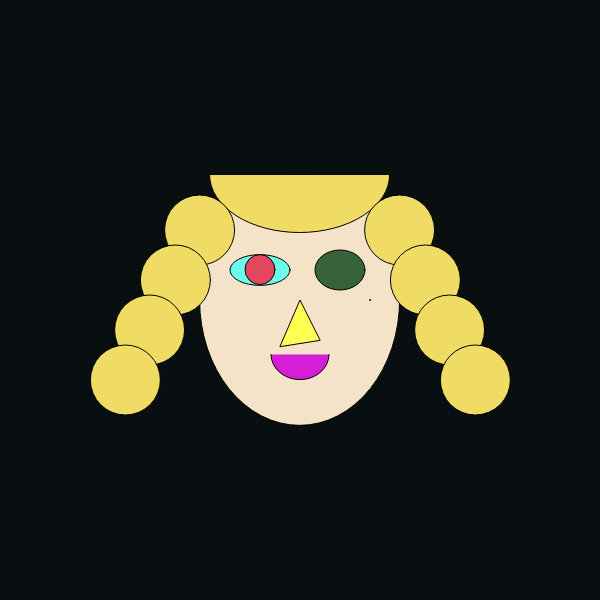
Frame 1 (no input)
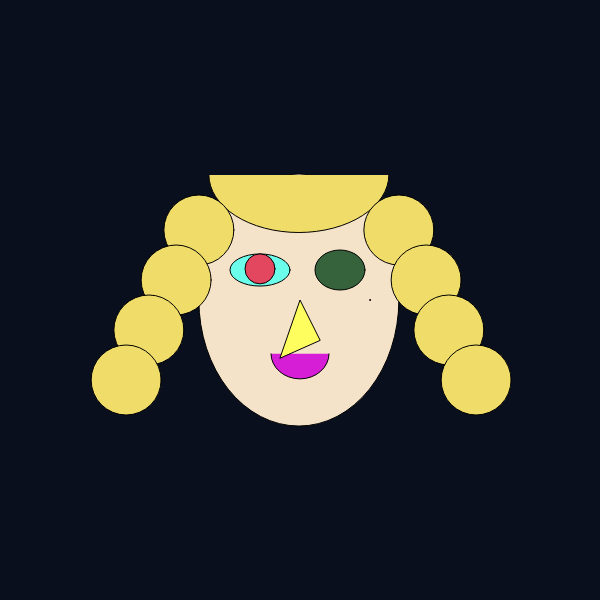
Frame 60 (no input)
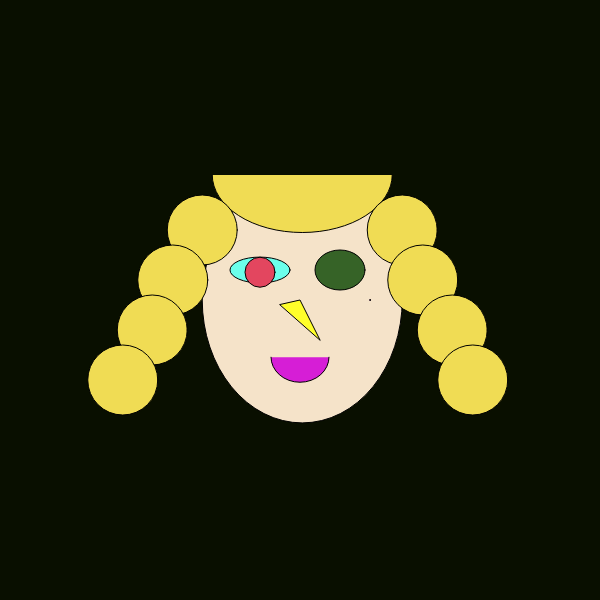
Frame 120 (the mouse pressed at the canvas centre since frame 60)

The p5.js sketch that drew these frames (run headless with seeded random() and noise() and a simulated clock; from frame 60 on, the mouse is pressed at the canvas centre):

// p5.js sketch
// ── sketch.js
//Farem moviment repetitiu gràcies als sinus i cosinus que produiran canvis de colors repetitus o moviments repetitius de la boca, els ulls, tota la cara, les pupil·les, etc.
//Crearem unes variables: canvipetit que canbiarà de -8 a +8, canvimitja que canbiarà de -15 a +15, canvigran que canbiarà de -50 a +50, canvimoltgran que canbiarà de -127 a +127
function setup() {
  createCanvas(600, 600);//aria de dibuix
}

function draw() {

let canvipetit=sin(frameCount*0.05)*8;
let canvimitja=sin(frameCount*0.05)*15;
let canvigran=sin(frameCount*0.05)*50;
let canvimoltgran=sin(frameCount*0.05)*127;
print(canvipetit)
  
 background(9, 15, 11+canvimoltgran);//color fondo //fons de la pantalla, gris si te un numero ENTRE 0 i 255 es negre i 255 es blanc i qualsevol nomero entre 0 i 255 sera gris .Si tenim 3 numero el primer numero es vermell o R(red),el segon numeros es la verdor o G de (green)i el tercer numero es la blavo o B de (blue).Si els colors RGB permetan comstruir setze milions de colors diferens (255x255x255)
  fill(245, 227, 201);//color cara
  ellipse(300-canvipetit,300,200,250+canvimitja);//cara
  fill(107, 255, 235);//color cara
  ellipse(260,270,60,30+canvimitja);//ojo1
  fill(227, 70, 95);//color ojo1
  ellipse(260,270-canvipetit,30,30);
  fill(54, 99, 53+canvigran);//color ojo1
  ellipse(340,270,50,40);//ojo2
  fill(214, 30, 214);//color ojo2
  ellipse(370,300,1,1)
  arc(300,355-canvipetit,58,50,0,PI);//boca
  fill(255-canvipetit, 255, 77+canvimoltgran);//color boca
  triangle(320,340,300,300,280,340+canvimoltgran);//nas
  fill(255, 255, 77);//color nas
  fill(240, 220, 98+canvigran)
  arc(300-canvipetit,175,180,115,0,PI)
  ellipse(200-canvipetit,230,70,70);
  ellipse(175+canvipetit,280,70,70);
  ellipse(150-canvipetit,330,70,70);
  ellipse(125+canvipetit,380,70,70);
  ellipse(400-canvipetit,230,70,70);
  ellipse(425+canvipetit,280,70,70);
  ellipse(450-canvipetit,330,70,70);
  ellipse(475+canvipetit,380,70,70);
}
